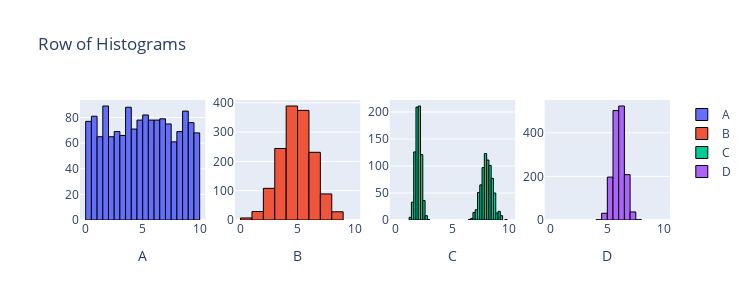

Write notebook code for a chart like this one.
### Markdown cell above
3) 

Me - "I think the main distinctions between box plots, histograms and KDEs are whether data is presented in a discrete or continuous fashion, as well as which data points are presented. While box plots prioritize presenting the minima, maxima and quartile and median values exactly, KDEs and Histograms focus on presenting the data as whole, and if you tried to derive any specific data points from them exactly you'd arrive at poorer estimates. What do you think the pros and cons of each of these methods of summarizing distribution are?"

ChatGPT - "Each visualization method—box plots, histograms, and KDE plots—offers unique advantages and limitations:

Box Plots excel at summarizing key statistical values and identifying outliers but lack detailed distribution shape information.
Histograms provide a visual representation of data frequency and distribution shape but can be sensitive to binning choices and may obscure specific data points.
KDE Plots offer a smooth and detailed view of the data distribution, revealing patterns that histograms might miss, but require careful bandwidth selection and may be less intuitive. ..."

### Code cell
from scipy import stats
import plotly.graph_objects as go
from plotly.subplots import make_subplots
import numpy as np

n = 1500
data1 = stats.uniform.rvs(0, 10, size=n)
data2 = stats.norm.rvs(5, 1.5, size=n)
data3 = np.r_[stats.norm.rvs(2, 0.25, size=int(n/2)), stats.norm.rvs(8, 0.5, size=int(n/2))]
data4 = stats.norm.rvs(6, 0.5, size=n)

fig = make_subplots(rows=1, cols=4)

fig.add_trace(go.Histogram(x=data1, name='A', nbinsx=30, marker=dict(line=dict(color='black', width=1))), row=1, col=1)
fig.add_trace(go.Histogram(x=data2, name='B', nbinsx=15, marker=dict(line=dict(color='black', width=1))), row=1, col=2)
fig.add_trace(go.Histogram(x=data3, name='C', nbinsx=45, marker=dict(line=dict(color='black', width=1))), row=1, col=3)
fig.add_trace(go.Histogram(x=data4, name='D', nbinsx=15, marker=dict(line=dict(color='black', width=1))), row=1, col=4)

fig.update_layout(height=300, width=750, title_text="Row of Histograms")
fig.update_xaxes(title_text="A", row=1, col=1)
fig.update_xaxes(title_text="B", row=1, col=2)
fig.update_xaxes(title_text="C", row=1, col=3)
fig.update_xaxes(title_text="D", row=1, col=4)
fig.update_xaxes(range=[-0.5, 10.5])

for trace in fig.data:
    trace.xbins = dict(start=0, end=10)
    
# This code was produced by just making requests to Microsoft Copilot
# https://github.com/pointOfive/stat130chat130/blob/main/CHATLOG/wk3/COP/SLS/0001_concise_makeAplotV1.md

fig.show() # USE `fig.show(renderer="png")` FOR ALL GitHub and MarkUs SUBMISSIONS

### Figure 1 — Plotly figure (JSON) as saved in the notebook; plotly's stock layout.template omitted (floating-point values rounded to 4 significant figures; data arrays with more than 128 entries replaced by an {"elided": "..."} marker saying what was removed)
{"data": [{"marker": {"line": {"color": "black", "width": 1}}, "name": "A", "nbinsx": 30, "type": "histogram", "x": {"elided": "1500 float values"}, "xaxis": "x", "xbins": {"end": 10, "start": 0}, "yaxis": "y"}, {"marker": {"line": {"color": "black", "width": 1}}, "name": "B", "nbinsx": 15, "type": "histogram", "x": {"elided": "1500 float values"}, "xaxis": "x2", "xbins": {"end": 10, "start": 0}, "yaxis": "y2"}, {"marker": {"line": {"color": "black", "width": 1}}, "name": "C", "nbinsx": 45, "type": "histogram", "x": {"elided": "1500 float values"}, "xaxis": "x3", "xbins": {"end": 10, "start": 0}, "yaxis": "y3"}, {"marker": {"line": {"color": "black", "width": 1}}, "name": "D", "nbinsx": 15, "type": "histogram", "x": {"elided": "1500 float values"}, "xaxis": "x4", "xbins": {"end": 10, "start": 0}, "yaxis": "y4"}], "layout": {"height": 300, "title": {"text": "Row of Histograms"}, "width": 750, "xaxis": {"anchor": "y", "domain": [0, 0.2125], "range": [-0.5, 10.5], "title": {"text": "A"}}, "xaxis2": {"anchor": "y2", "domain": [0.2625, 0.475], "range": [-0.5, 10.5], "title": {"text": "B"}}, "xaxis3": {"anchor": "y3", "domain": [0.525, 0.7375], "range": [-0.5, 10.5], "title": {"text": "C"}}, "xaxis4": {"anchor": "y4", "domain": [0.7875, 1], "range": [-0.5, 10.5], "title": {"text": "D"}}, "yaxis": {"anchor": "x", "domain": [0, 1]}, "yaxis2": {"anchor": "x2", "domain": [0, 1]}, "yaxis3": {"anchor": "x3", "domain": [0, 1]}, "yaxis4": {"anchor": "x4", "domain": [0, 1]}}}
